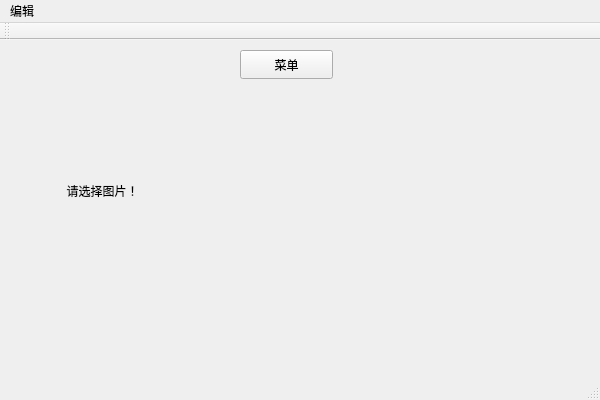
<?xml version="1.0" encoding="UTF-8"?>
<ui version="4.0">
 <class>QtWidgetsClass</class>
 <widget class="QMainWindow" name="QtWidgetsClass">
  <property name="geometry">
   <rect>
    <x>0</x>
    <y>0</y>
    <width>600</width>
    <height>400</height>
   </rect>
  </property>
  <property name="windowTitle">
   <string>QtWidgets</string>
  </property>
  <widget class="QWidget" name="centralWidget">
   <widget class="QLabel" name="label">
    <property name="geometry">
     <rect>
      <x>50</x>
      <y>50</y>
      <width>491</width>
      <height>201</height>
     </rect>
    </property>
    <property name="text">
     <string>     请选择图片！</string>
    </property>
   </widget>
   <widget class="QPushButton" name="pushButton2">
    <property name="geometry">
     <rect>
      <x>240</x>
      <y>10</y>
      <width>93</width>
      <height>29</height>
     </rect>
    </property>
    <property name="text">
     <string>菜单</string>
    </property>
   </widget>
  </widget>
  <widget class="QMenuBar" name="menuBar">
   <property name="geometry">
    <rect>
     <x>0</x>
     <y>0</y>
     <width>600</width>
     <height>26</height>
    </rect>
   </property>
   <widget class="QMenu" name="menuView">
    <property name="title">
     <string>编辑</string>
    </property>
   </widget>
   <addaction name="menuView"/>
  </widget>
  <widget class="QToolBar" name="mainToolBar">
   <attribute name="toolBarArea">
    <enum>TopToolBarArea</enum>
   </attribute>
   <attribute name="toolBarBreak">
    <bool>false</bool>
   </attribute>
  </widget>
  <widget class="QStatusBar" name="statusBar"/>
  <action name="actionSelect">
   <property name="text">
    <string>Select</string>
   </property>
  </action>
  <action name="actionFlip">
   <property name="text">
    <string>Flip</string>
   </property>
  </action>
 </widget>
 <layoutdefault spacing="6" margin="11"/>
 <resources>
  <include location="QtWidgets.qrc"/>
 </resources>
 <connections/>
</ui>
